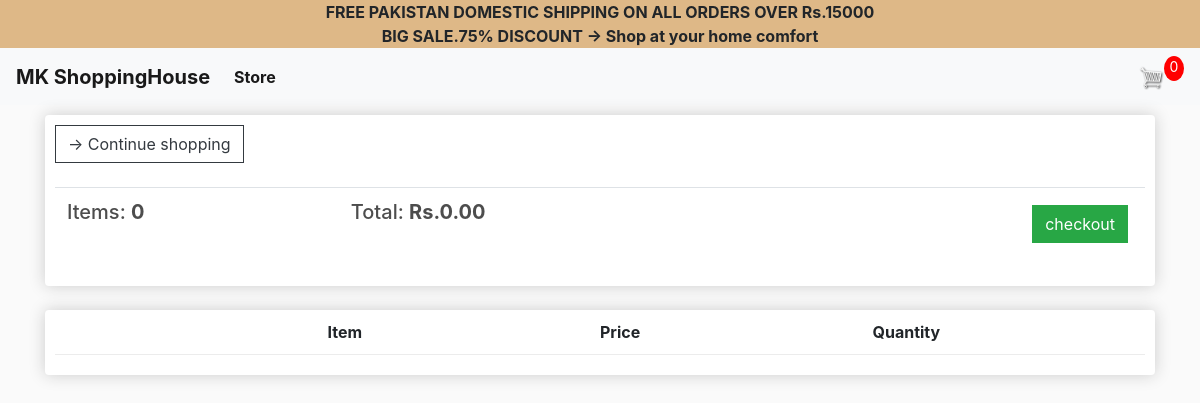
The page /cart/ (signed in) on the database as committed earlier.
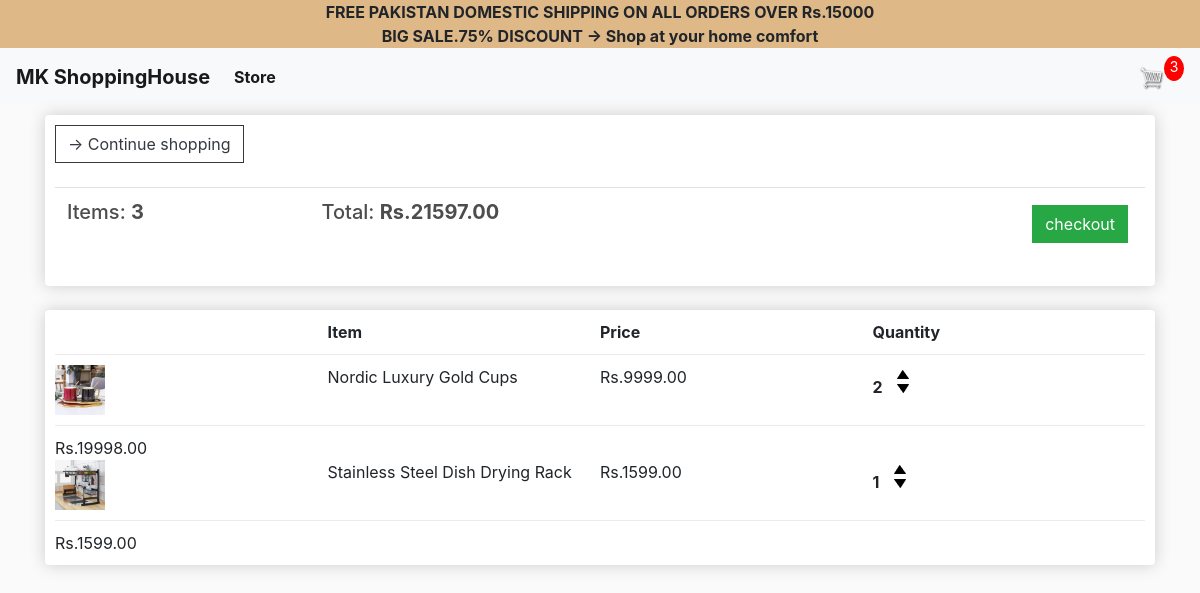
The same page on the database as committed later.
### store/models.py (models this page shows, shortened)
class Order(models.Model):
	customer = models.ForeignKey(Customer, on_delete=models.SET_NULL, null=True, blank=True)
	date_ordered = models.DateTimeField(auto_now_add=True)
	complete = models.BooleanField(default=False,null=True,blank=False)
	transaction_id = models.CharField(max_length=100, null=True)
	@property
	def get_cart_total(self):
		orderitems = self.orderitem_set.all()
		total = sum([item.get_total for item in orderitems])
		return total
	@property
	def get_cart_items(self):
		orderitems = self.orderitem_set.all()
		total = sum([item.quantity for item in orderitems])
		return total

class OrderItem(models.Model):
	product = models.ForeignKey(Product,on_delete=models.SET_NULL, null=True)
	order = models.ForeignKey(Order, on_delete=models.SET_NULL, null=True)
	quantity = models.IntegerField(default=0, null=True, blank=True)
	date_added = models.DateTimeField(auto_now_add=True)
	@property
	def get_total(self):
		total = self.product.price * self.quantity
		return total

class Product(models.Model):
	name = models.CharField(max_length=200,null=True)
	price = models.DecimalField(max_digits=7,decimal_places=2)
	digital = models.BooleanField(default=False,null=True, blank=False)
	image = models.ImageField(null=True, blank=True)
	@property
	def imageURL(self):
		try:
			url = self.image.url
		except:
			url = ''
		return url

### store/views.py (the view)
# urls.py: path('cart/',views.cart,name='cart'),
def cart(request):
    data=cartData(request)
    cartItems=data['cartItems']
    order=data['order']
    items=data['items']
    context={'items':items, 'order': order,'cartItems':cartItems}
    return render(request,'store/cart.html',context)

### store/utils.py (called while the page is built)
def cartData(request):
    if request.user.is_authenticated:
        customer=request.user.customer
        order,created=Order.objects.get_or_create(customer=customer,complete=False)
        items=order.orderitem_set.all()
        cartItems=order.get_cart_items
    else:
        cookieData=cookieCart(request)
        cartItems=cookieData['cartItems']
        order=cookieData['order']
        items=cookieData['items']
    return {'items':items,'order': order,'cartItems':cartItems}

### store/templates/store/cart.html
{% extends 'store/main.html' %}
{% load static %}
{% block content %}
<div class="row">
    <div class="col-lg-12">
        <div class="box-element">
            <a class="btn btn-outline-dark" href="{% url 'store'%}">&#8594; Continue shopping</a>
            <br>
            <br>
        <table class="table">
            <tr>
                <th>
                    <h5>
                        Items: <strong>{{order.get_cart_items}}</strong>
                    </h5>
                </th>
                <th>
                    <h5>
                     Total: <strong>Rs.{{order.get_cart_total|floatformat:2}}</strong>
                    </h5>
                </th>
                <th>
                    <a style="float: right; margin:5px" href="{% url 'checkout'%}" class="btn btn-success"> checkout</a>
                </th>
            </tr>
        </table>
        </div>
        <br>
        <div class="box-element">
            <div class="cart-row">
                <div style="flex: 2;"></div>
                <div style="flex: 2;"><strong>Item</strong> </div>
                <div style="flex: 2;"><strong>Price</strong> </div>
                <div style="flex: 2;"><strong>Quantity</strong> </div>
            </div>
            {% for item in items %}
            <div class="cart-row">
                <div style="flex: 2;"><img src="{{item.product.imageURL}}" class="row-image"></div>
                <div style="flex: 2;">{{item.product.name}}</div>
                <div style="flex: 2;">Rs.{{item.product.price|floatformat:2}}
                </div>
                <div style="flex: 2;">
                    <p class="quantity">{{item.quantity}}</p>
                    <div class="quantity">
                        <img data-product={{item.product.id}} data-action="add" src="{% static 'images/arrow-up.png'%}" class="chg-quantity update-cart" >
                        <img data-product={{item.product.id}} data-action="remove" src="{%static 'images/arrow-down.png'%}" class="chg-quantity update-cart">
                    </div>
                </div>
            </div>
            <div style="flex: 2;">Rs.{{item.get_total}} </div>
            {% endfor%}
        </div>
    </div>
</div>
{% endblock content %}

Rows that differ between the two databases and show on the page:
no longer on this page (row edited): Order: get_cart_items "0", get_cart_total "0.00"
added Order: get_cart_items "3", get_cart_total "21597.00"
added OrderItem: product.imageURL (picture), product.name "Nordic Luxury Gold Cups", product.price "9999.00", quantity "2", get_total "19998.00"
added OrderItem: product.imageURL (picture), product.name "Stainless Steel Dish Drying Rack", product.price "1599.00", quantity "1", get_total "1599.00"
Other text that changed with them:
{{ cartItems }}: "0" → "3"
